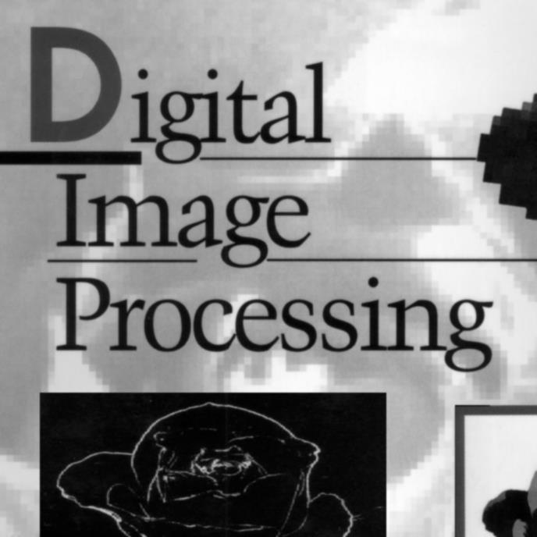
#> input picture 3.1/DIP/DIP_HW/CH5_HW/ch5_HW_lab/code/img/2b.png, 537 x 537 px
$ python ex2.py
#> lines starting #> are read from the running program, lines starting #| are printed output that depends on the picture
import cv2
import numpy as np
import os

def get_motion_blur_filter(shape, a, b, T=1):
    rows, cols = shape
    u = np.arange(-rows//2, rows//2)
    v = np.arange(-cols//2, cols//2)
    V, U = np.meshgrid(v, u) # V对应列(宽), U对应行(高)

    E = np.pi * (U * a + V * b)

    H = np.ones_like(E, dtype=np.complex128) * T

    mask = np.abs(E) > 1e-6
    H[mask] = (T / E[mask]) * np.sin(E[mask]) * np.exp(-1j * E[mask])

    return H

def add_gaussian_noise(image, mean, var):
    sigma = var ** 0.5
    gauss = np.random.normal(mean, sigma, image.shape)
    noisy = image + gauss
    return np.clip(noisy, 0, 255).astype(np.uint8)

def wiener_filter(img_input, H, K):
    # 转换到频域
    f = np.fft.fft2(img_input)
    G = np.fft.fftshift(f)

    # 维纳滤波公式 5.85

    H_abs_sq = np.abs(H) ** 2
    W = np.conj(H) / (H_abs_sq + K)

    F_hat = W * G

    # 逆变换回空域
    f_hat = np.fft.ifftshift(F_hat)
    img_back = np.fft.ifft2(f_hat)
    img_back = np.abs(img_back)

    return np.clip(img_back, 0, 255).astype(np.uint8)

def main():
    current_dir = os.path.dirname(os.path.abspath(__file__))
    img_path = os.path.join(current_dir, 'img', '2b.png')

    # 读取图像
    img = cv2.imread(img_path, cv2.IMREAD_GRAYSCALE)
#> img is the input picture: shape (537, 537); min 0, max 255, mean 137.8
    if img is None:
        print(f"Error: Could not open image at {img_path}")
        return

    rows, cols = img.shape
#> rows = 537; cols = 537

    # 1. 生成运动模糊
    a = 0.1
    b = 0.1
    T = 1
    H = get_motion_blur_filter((rows, cols), a, b, T)

    F = np.fft.fftshift(np.fft.fft2(img))
    G_blur = H * F
    img_blur = np.abs(np.fft.ifft2(np.fft.ifftshift(G_blur)))
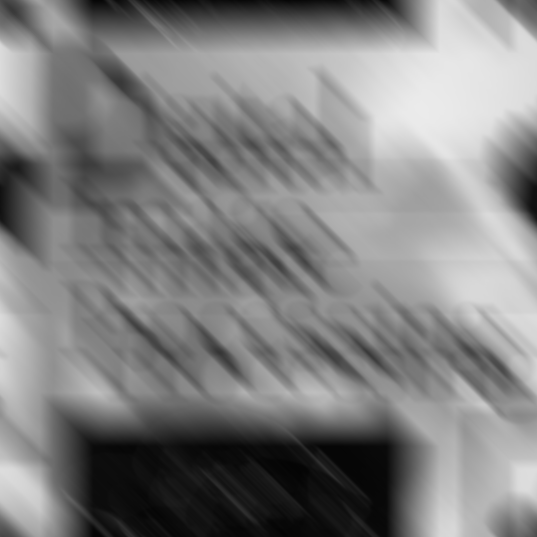
#> img_blur: shape (537, 537) float64; min 4.25, max 235.4, mean 129.6
    img_blur = np.clip(img_blur, 0, 255).astype(np.uint8)

    # 2. 添加高斯噪声
    img_blur_noisy = add_gaussian_noise(img_blur, 0, 10)

    # 3. 维纳滤波复原
    # K值选取：通常取信噪比倒数或小常数，这里取0.01
    K = 0.01
    img_restored = wiener_filter(img_blur_noisy, H, K)
#> in wiener_filter, `img_back = np.abs(img_back)`:
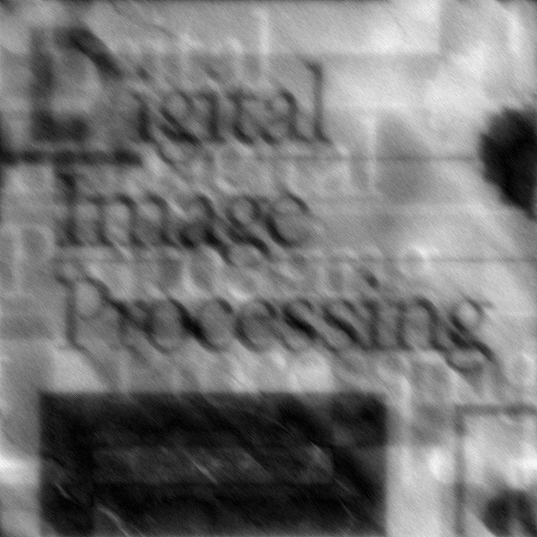
#> img_back: shape (537, 537) float64; min 0.179, max 304.3, mean 140; drawn with min black and max white
#> in wiener_filter, `return np.clip(img_back, 0, 255).astype(np.uint8)`:
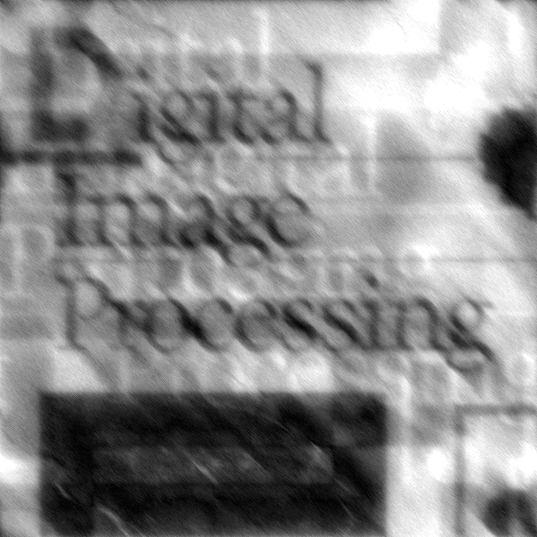
#> returned value: shape (537, 537); min 0, max 255, mean 139.2

    output_dir = os.path.dirname(img_path)
    cv2.imwrite(os.path.join(output_dir, '2b_motion_blur.png'), img_blur)
    cv2.imwrite(os.path.join(output_dir, '2b_blur_noisy.png'), img_blur_noisy)
    cv2.imwrite(os.path.join(output_dir, '2b_restored.png'), img_restored)
    print(f"Results saved to {output_dir}")

    cv2.imshow('Original', img)
    cv2.imshow('Blurred & Noisy', img_blur_noisy)
    cv2.imshow('Wiener Restored', img_restored)

    cv2.waitKey(0)
    cv2.destroyAllWindows()

if __name__ == "__main__":
    main()

$ run again, with 3.1/DIP/DIP_HW/CH5_HW/ch5_HW_lab/code/img/1b.png copied over 3.1/DIP/DIP_HW/CH5_HW/ch5_HW_lab/code/img/2b.png
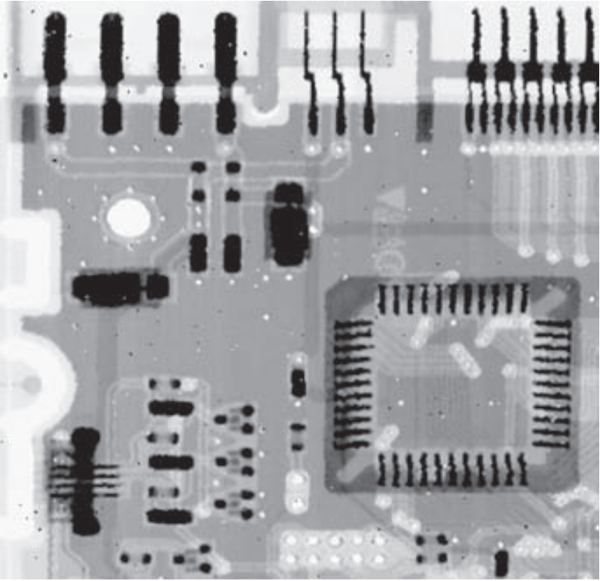
#> input picture 3.1/DIP/DIP_HW/CH5_HW/ch5_HW_lab/code/img/1b.png, 600 x 581 px
#> in wiener_filter, `img_back = np.abs(img_back)`:
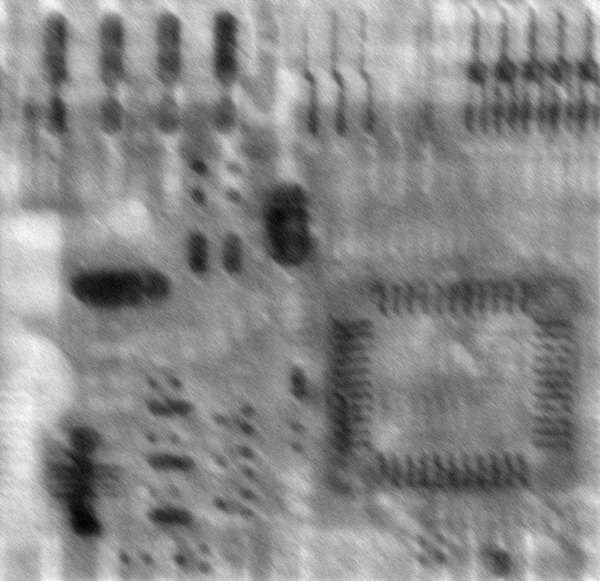
#> img_back: shape (581, 600) float64; min 14.26, max 286.6, mean 161.5; drawn with min black and max white
#> in wiener_filter, `return np.clip(img_back, 0, 255).astype(np.uint8)`:
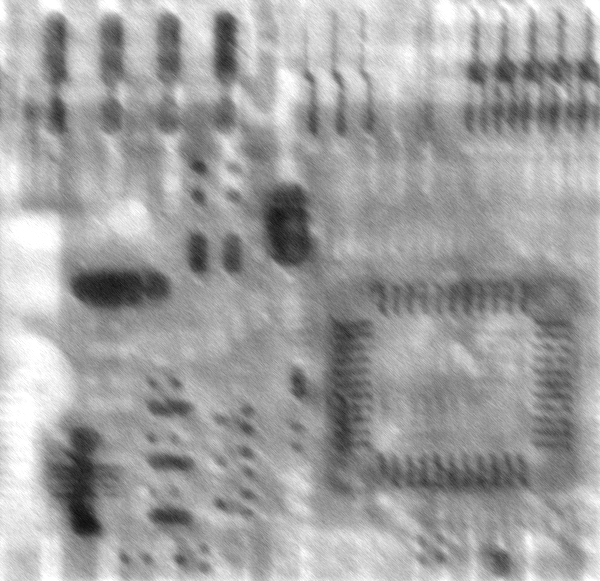
#> returned value: shape (581, 600); min 14, max 255, mean 161
